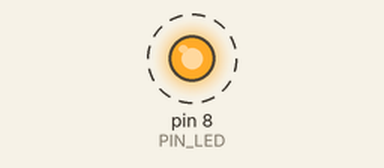
Bench run of a sketch on a simulated Arduino Uno, built with avr-gcc and run on an emulated ATmega328P. On the bench: output pins drawn as LEDs (lit = HIGH). Dashed ring = blinking.

Above: at 0.5 s.
Timing chart, 0 to 4.6 s (numbered marks = the images above):
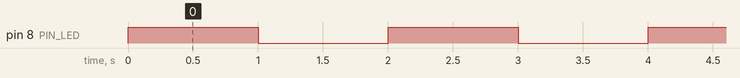

The sketch:

myBlinky.ino
```cpp
// Simple demo blinker
//#define PIN_LED 8
int PIN_LED = 8;

void setup() {
    pinMode(PIN_LED,OUTPUT);
}

void loop() {
    blink(1000);
}

void blink(int rate) {
    digitalWrite(PIN_LED,HIGH);
    delay(rate);
    digitalWrite(PIN_LED,LOW);
    delay(rate);
}
```

Measured:
- by itself, pin 8 (PIN_LED): alternates HIGH for 1.0 s and LOW for 1.0 s
